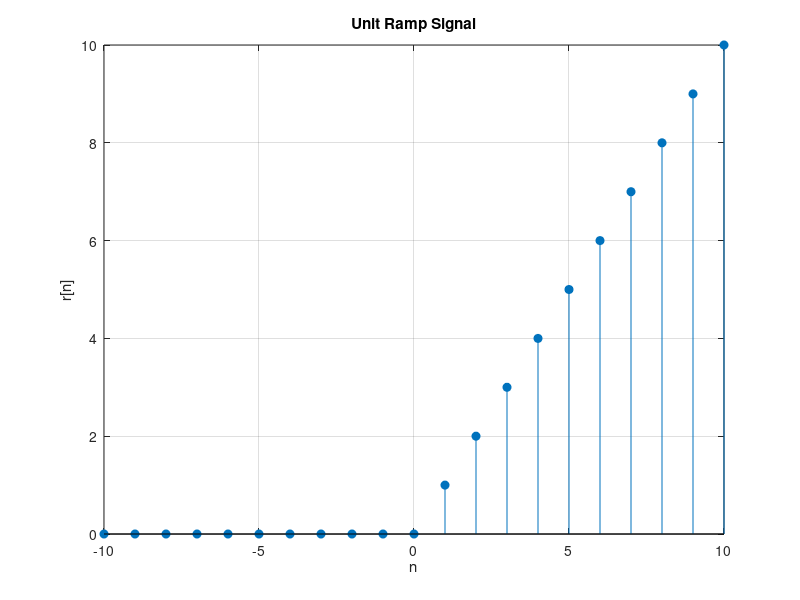

Reproduce this figure in MATLAB. (Note: this script raises an error after producing the figure.)
clc;
clear;
close all;

% Define range
n = -10:10;               % sample indices
r = n .* (n >= 0);        % unit ramp: n for n>=0, 0 otherwise .* means element-by-element multiplication (also called dot multiplication). 

% Plot
stem(n, r, 'filled');
xlabel('n');
ylabel('r[n]');
title('Unit Ramp Signal');
grid on;
xline(0, 'r');
yline(0, 'r');

